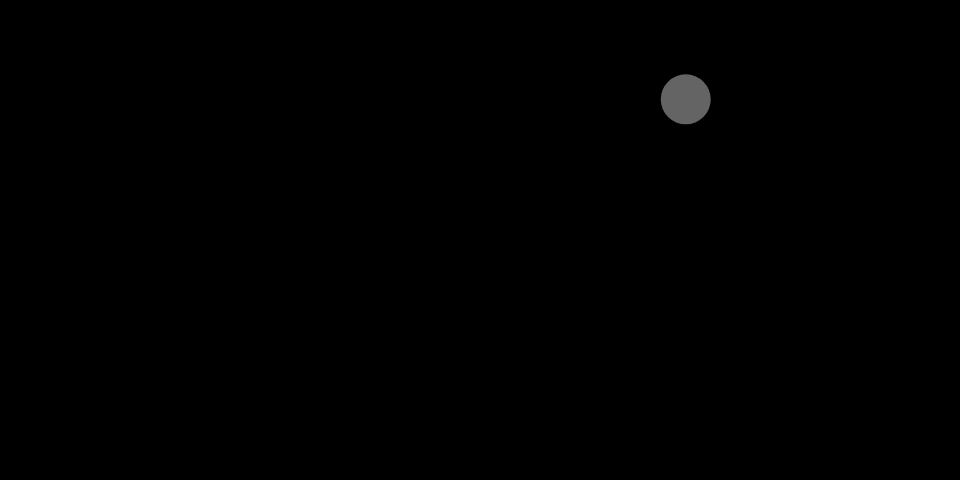
Frame 1 (no input)
Frame 60 (no input): identical to frame 1, image omitted
Frame 120 (the mouse pressed at the canvas centre since frame 60): identical to frame 1, image omitted

The p5.js sketch that drew this single still picture (run headless with seeded random() and noise() and a simulated clock; from frame 60 on, the mouse is pressed at the canvas centre):

// p5.js sketch
// ── sketch.js
var myX;
var myY;
var mySize;
var myTargetX;
var myTargetY;




function setup () {
 	createCanvas(960, 480);


	mySize = 50;
	myX = random(width);
	myY = random(height);
	myTargetX = myX;
	myTargetY = myY;
	noStroke();
}


function draw() {
	background(0);
	var xDifferent = myTargetX - myX;
	var yDifferent = myTargetY - myY;
	var speed = 0.1;

	myX = myX + xDifferent * speed;
	myY = myY + yDifferent * speed;

	fill(100);

	ellipse(myX, myY, mySize, mySize);

}



function mouseClicked() {
	myTargetX = mouseX;
	myTargetY = mouseY;


}
